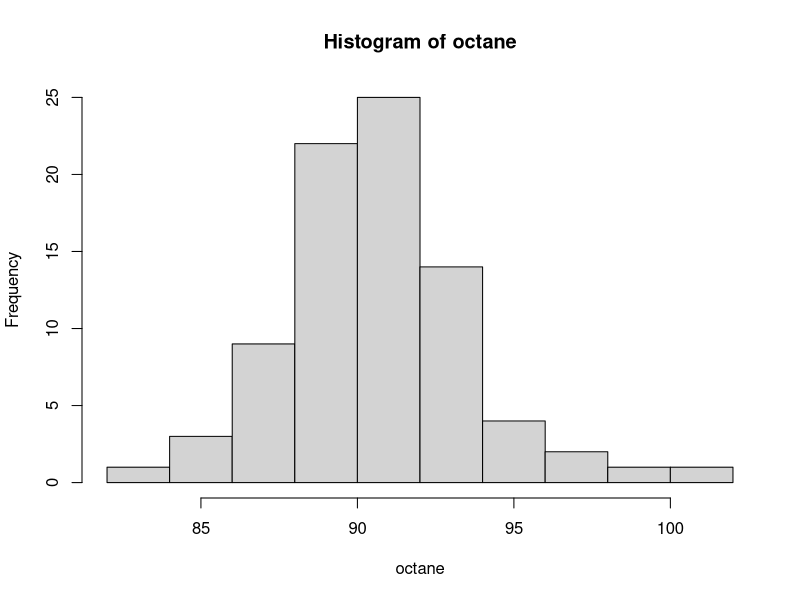
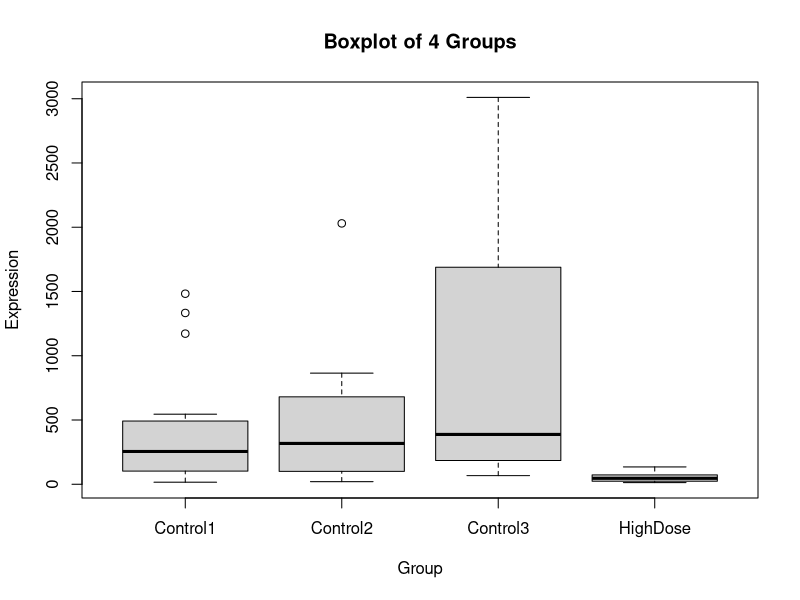
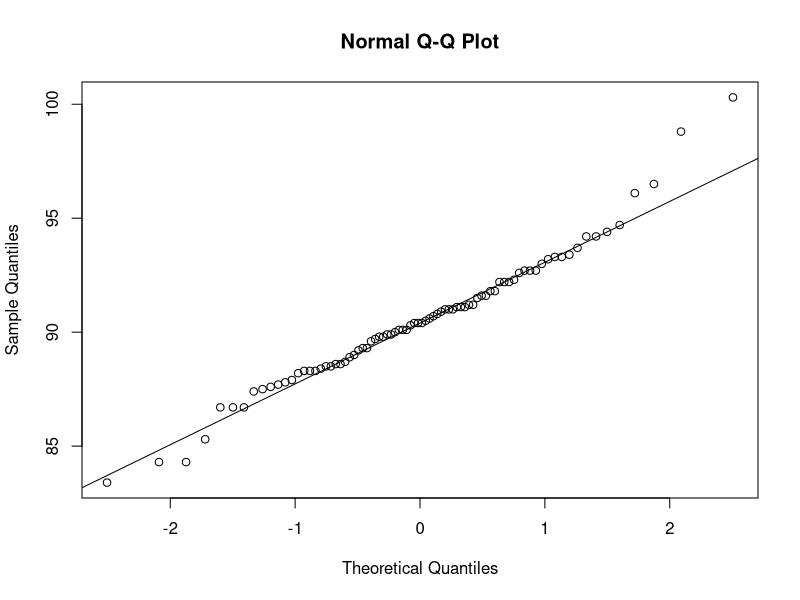

The R source for these figures, in order:
## ---- chunk 1
knitr::opts_chunk$set(echo = TRUE)
## ---- chunk 2
octane = read.table("6-30.txt",header = TRUE)

octane=octane$Rating

o = sort(octane)

quantile(o, c(0.25,0.5,0.75),type=6)

stem(octane, scale=2)
## ---- chunk 3
octane = read.table("6-30.txt",header = TRUE)

octane=octane$Rating

obj = hist(octane,breaks=8)
length(octane)
library(knitr)
library(kableExtra)
df = data.frame(Frequency = obj$counts)

n=length(obj$breaks)
for(i in 1:(n-2)){
  df$Class[i]=paste(obj$breaks[i],"$\\le x <$", obj$breaks[i+1])
}

df$Class[n-1] = paste(obj$breaks[n-1],"$\\le x \\le$", obj$breaks[n])

df$"Relative Frequency"= obj$density*2
for(i in 1:(n-1)){
  df$"Cumulative Frequency"[i]=paste(cumsum(obj$counts)[i])
  df$"Cumulative Relative Frequency"[i]=paste(cumsum(obj$density*2)[i])
}

kable(df[c(2,1,3,4,5)], "latex", align="c", caption="Frecquency Distribution Table", escape = FALSE)




## ---- chunk 4
Expr = read.table("6-81.txt",header = TRUE)

attach(Expr)

boxplot(Expression~Group, main="Boxplot of 4 Groups",
   xlab="Group", ylab="Expression")

## ---- chunk 5
octane = read.table("6-30.txt",header = TRUE)

octane=octane$Rating
qqnorm(octane,datex=TRUE)
qqline(octane,datex=TRUE)
